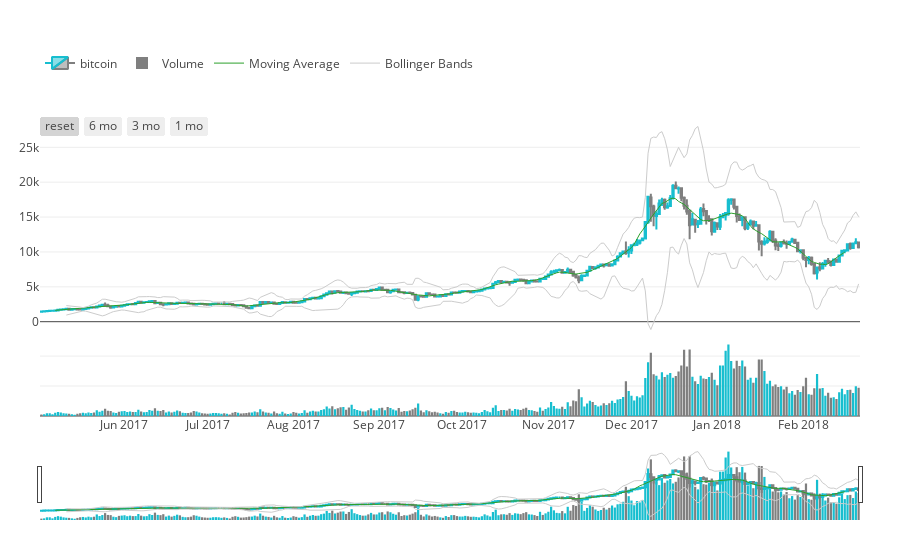

Notebook cell for this chart:
### Markdown cell above
A candlestick chart (also called Japanese candlestick chart) is a style of financial chart used to describe price movements of a security, derivative, or currency. Each "candlestick" typically shows one day; so for example a one-month chart may show the 20 trading days as 20 "candlesticks".

We choose to plot a cancdlestick chart for BitCoin since everyone's super curious on whether BitCoin is going to be economic bubble or it's still something that worth to invest in.

### Code cell
increasing_color = '#17BECF'
decreasing_color = '#7F7F7F'
data_plotly = []
layout = {
    'xaxis': {
        'rangeselector': {
            'visible': True
        }
    },
    # Adding a volume bar chart for candlesticks is a good practice usually
    'yaxis': {
        'domain': [0, 0.2],
        'showticklabels': False
    },
    'yaxis2': {
        'domain': [0.2, 0.8]
    },
    'legend': {
        'orientation': 'h',
        'y': 0.9,
        'yanchor': 'bottom'
    },
    'margin': {
        't': 40,
        'b': 40,
        'r': 40,
        'l': 40
    }
}

# Defining main chart
trace0 = go.Candlestick(
    x=bitcoin.index, open=bitcoin['open'], high=bitcoin['high'],
    low=bitcoin['low'], close=bitcoin['close'],
    yaxis='y2', name='bitcoin',
    increasing=dict(line=dict(color=increasing_color)),
    decreasing=dict(line=dict(color=decreasing_color)),
)

data_plotly.append(trace0)

# Adding some range buttons to interact
rangeselector = {
    'visible': True,
    'x': 0,
    'y': 0.8,
    'buttons': [
        {'count': 1, 'label': 'reset', 'step': 'all'},
        {'count': 6, 'label': '6 mo', 'step': 'month', 'stepmode': 'backward'},
        {'count': 3, 'label': '3 mo', 'step': 'month', 'stepmode': 'backward'},
        {'count': 1, 'label': '1 mo', 'step': 'month', 'stepmode': 'backward'},
    ]
}

layout['xaxis'].update(rangeselector=rangeselector)

# Setting volume bar chart colors
colors = []
for i, _ in enumerate(bitcoin.index):
    if i != 0:
        if bitcoin['close'].iloc[i] > bitcoin['close'].iloc[i-1]:
            colors.append(increasing_color)
        else:
            colors.append(decreasing_color)
    else:
        colors.append(decreasing_color)

trace1 = go.Bar(
    x=bitcoin.index, y=bitcoin['volume'],
    marker=dict(color=colors),
    yaxis='y', name='Volume'
)

data_plotly.append(trace1)

# Adding Moving Average
def moving_average(interval, window_size=10):
    window = np.ones(int(window_size)) / float(window_size)
    return np.convolve(interval, window, 'same')

trace2 = go.Scatter(
    x=bitcoin.index[5:-5], y=moving_average(bitcoin['close'])[5:-5],
    yaxis='y2', name='Moving Average',
    line=dict(width=1)
)

data_plotly.append(trace2)

# Adding boilinger bands
def bollinger_bands(price, window_size=10, num_of_std=5):
    rolling_mean = price.rolling(10).mean()
    rolling_std = price.rolling(10).std()
    upper_band = rolling_mean + (rolling_std * 5)
    lower_band = rolling_mean - (rolling_std * 5)
    return upper_band, lower_band

bb_upper, bb_lower = bollinger_bands(bitcoin['close'])

trace3 = go.Scatter(
    x=bitcoin.index, y=bb_upper,
    yaxis='y2', line=dict(width=1),
    marker=dict(color='#ccc'), hoverinfo='none',
    name='Bollinger Bands',
    legendgroup='Bollinger Bands'
)
data_plotly.append(trace3)

trace4 = go.Scatter(
    x=bitcoin.index, y=bb_lower,
    yaxis='y2', line=dict(width=1),
    marker=dict(color='#ccc'), hoverinfo='none',
    name='Bollinger Bands', showlegend=False,
    legendgroup='Bollinger Bands'
)
data_plotly.append(trace4)
fig = go.Figure(data=data_plotly, layout=layout)
py.iplot(fig, filename='bitcoin-candlestick')

### Figure 1 — Plotly figure (JSON) as saved in the notebook; plotly's stock layout.template omitted (floating-point values rounded to 4 significant figures; data arrays with more than 128 entries replaced by an {"elided": "..."} marker saying what was removed)
{"data": [{"close": {"elided": "296 float values"}, "decreasing": {"line": {"color": "#7F7F7F"}}, "high": {"elided": "296 float values"}, "increasing": {"line": {"color": "#17BECF"}}, "low": {"elided": "296 float values"}, "name": "bitcoin", "open": {"elided": "296 float values"}, "type": "candlestick", "x": {"elided": "296 str values"}, "yaxis": "y2"}, {"marker": {"color": {"elided": "296 str values"}}, "name": "Volume", "type": "bar", "x": {"elided": "296 str values"}, "y": {"elided": "296 int values"}, "yaxis": "y"}, {"line": {"width": 1}, "name": "Moving Average", "type": "scatter", "x": {"elided": "286 str values"}, "y": {"elided": "286 float values"}, "yaxis": "y2"}, {"hoverinfo": "none", "legendgroup": "Bollinger Bands", "line": {"width": 1}, "marker": {"color": "#ccc"}, "name": "Bollinger Bands", "type": "scatter", "x": {"elided": "296 str values"}, "y": {"elided": "296 float values"}, "yaxis": "y2"}, {"hoverinfo": "none", "legendgroup": "Bollinger Bands", "line": {"width": 1}, "marker": {"color": "#ccc"}, "name": "Bollinger Bands", "showlegend": false, "type": "scatter", "x": {"elided": "296 str values"}, "y": {"elided": "296 float values"}, "yaxis": "y2"}], "layout": {"legend": {"orientation": "h", "y": 0.9, "yanchor": "bottom"}, "margin": {"b": 40, "l": 40, "r": 40, "t": 40}, "xaxis": {"rangeselector": {"buttons": [{"count": 1, "label": "reset", "step": "all"}, {"count": 6, "label": "6 mo", "step": "month", "stepmode": "backward"}, {"count": 3, "label": "3 mo", "step": "month", "stepmode": "backward"}, {"count": 1, "label": "1 mo", "step": "month", "stepmode": "backward"}], "visible": true, "x": 0, "y": 0.8}}, "yaxis": {"domain": [0, 0.2], "showticklabels": false}, "yaxis2": {"domain": [0.2, 0.8]}}}
